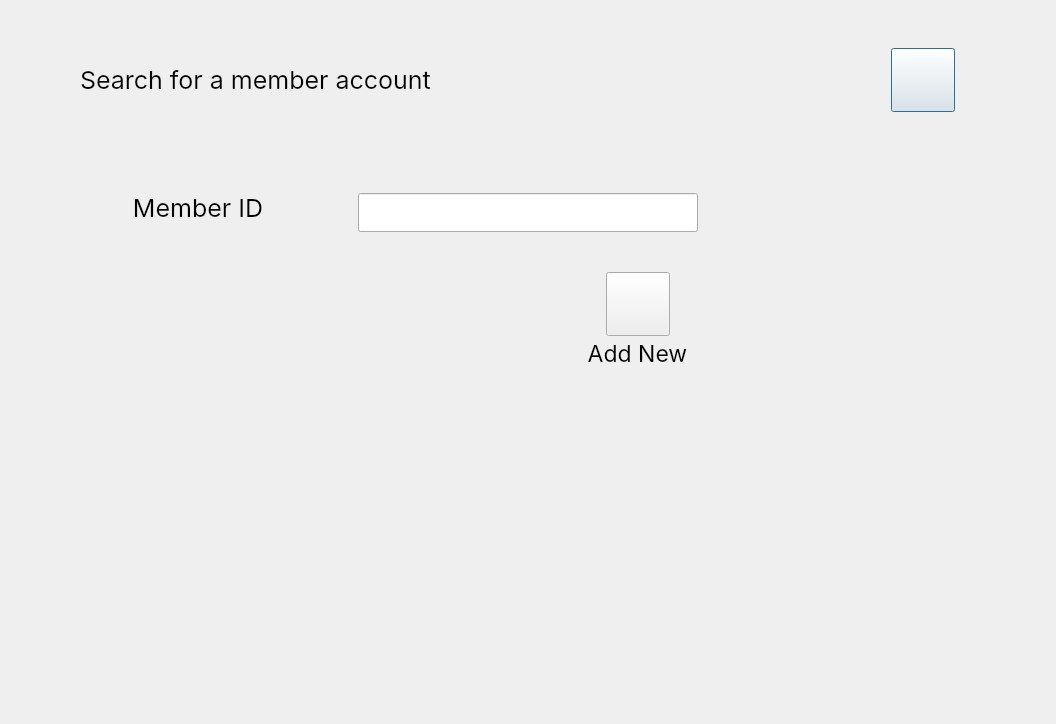
<?xml version="1.0" encoding="UTF-8"?>
<ui version="4.0">
 <class>MaintainUsers</class>
 <widget class="QDialog" name="MaintainUsers">
  <property name="geometry">
   <rect>
    <x>0</x>
    <y>0</y>
    <width>1056</width>
    <height>724</height>
   </rect>
  </property>
  <property name="windowTitle">
   <string>Dialog</string>
  </property>
  <widget class="QLabel" name="welcomeLabel">
   <property name="geometry">
    <rect>
     <x>80</x>
     <y>64</y>
     <width>415</width>
     <height>34</height>
    </rect>
   </property>
   <property name="font">
    <font>
     <family>Inter</family>
     <pointsize>19</pointsize>
    </font>
   </property>
   <property name="text">
    <string>Search for a member account</string>
   </property>
   <property name="alignment">
    <set>Qt::AlignLeading|Qt::AlignLeft|Qt::AlignTop</set>
   </property>
   <property name="wordWrap">
    <bool>true</bool>
   </property>
  </widget>
  <widget class="QPushButton" name="quitButton">
   <property name="geometry">
    <rect>
     <x>891</x>
     <y>48</y>
     <width>64</width>
     <height>64</height>
    </rect>
   </property>
   <property name="text">
    <string/>
   </property>
   <property name="icon">
    <iconset resource="resources.qrc">
     <normaloff>:/images/images/icons8-return-64.png</normaloff>
     <normalon>:/images/images/icons8-return-64.png</normalon>:/images/images/icons8-return-64.png</iconset>
   </property>
   <property name="iconSize">
    <size>
     <width>64</width>
     <height>64</height>
    </size>
   </property>
  </widget>
  <widget class="QLabel" name="memberIDLabel">
   <property name="geometry">
    <rect>
     <x>128</x>
     <y>193</y>
     <width>140</width>
     <height>29</height>
    </rect>
   </property>
   <property name="font">
    <font>
     <family>Inter</family>
     <pointsize>19</pointsize>
    </font>
   </property>
   <property name="text">
    <string>Member ID</string>
   </property>
   <property name="alignment">
    <set>Qt::AlignCenter</set>
   </property>
   <property name="wordWrap">
    <bool>true</bool>
   </property>
  </widget>
  <widget class="QLineEdit" name="userSearch">
   <property name="geometry">
    <rect>
     <x>358</x>
     <y>193</y>
     <width>340</width>
     <height>39</height>
    </rect>
   </property>
   <property name="sizePolicy">
    <sizepolicy hsizetype="Ignored" vsizetype="Fixed">
     <horstretch>0</horstretch>
     <verstretch>0</verstretch>
    </sizepolicy>
   </property>
   <property name="font">
    <font>
     <family>Inter</family>
     <pointsize>19</pointsize>
    </font>
   </property>
   <property name="focusPolicy">
    <enum>Qt::TabFocus</enum>
   </property>
   <property name="text">
    <string/>
   </property>
   <property name="alignment">
    <set>Qt::AlignLeading|Qt::AlignLeft|Qt::AlignVCenter</set>
   </property>
  </widget>
  <widget class="QPushButton" name="addUserButton">
   <property name="geometry">
    <rect>
     <x>606</x>
     <y>272</y>
     <width>64</width>
     <height>64</height>
    </rect>
   </property>
   <property name="font">
    <font>
     <family>Segoe UI Historic</family>
    </font>
   </property>
   <property name="text">
    <string/>
   </property>
   <property name="icon">
    <iconset resource="resources.qrc">
     <normaloff>:/images/images/icons8-add-user-male-64.png</normaloff>:/images/images/icons8-add-user-male-64.png</iconset>
   </property>
   <property name="iconSize">
    <size>
     <width>64</width>
     <height>64</height>
    </size>
   </property>
  </widget>
  <widget class="QLabel" name="addUserLabel">
   <property name="geometry">
    <rect>
     <x>577</x>
     <y>339</y>
     <width>121</width>
     <height>29</height>
    </rect>
   </property>
   <property name="font">
    <font>
     <family>Inter</family>
     <pointsize>17</pointsize>
    </font>
   </property>
   <property name="text">
    <string>Add New</string>
   </property>
   <property name="alignment">
    <set>Qt::AlignCenter</set>
   </property>
   <property name="wordWrap">
    <bool>true</bool>
   </property>
  </widget>
 </widget>
 <resources>
  <include location="resources.qrc"/>
 </resources>
 <connections/>
</ui>
